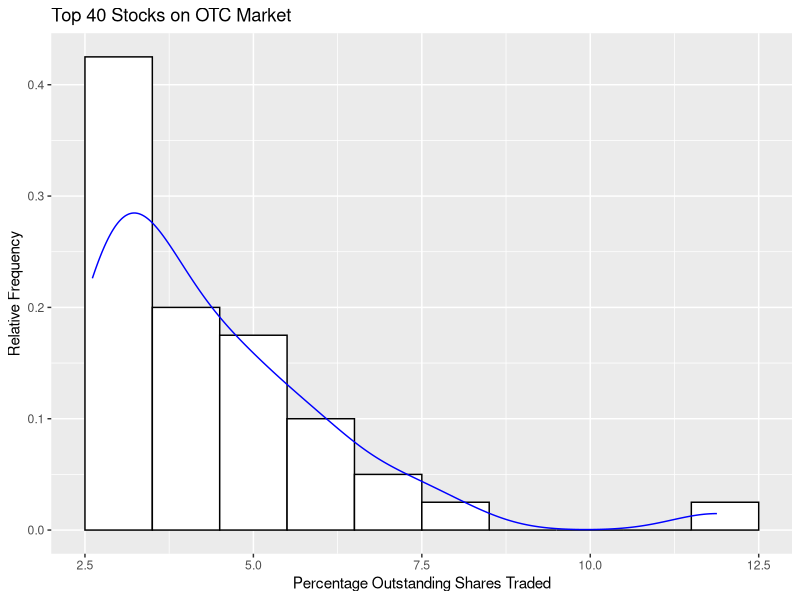
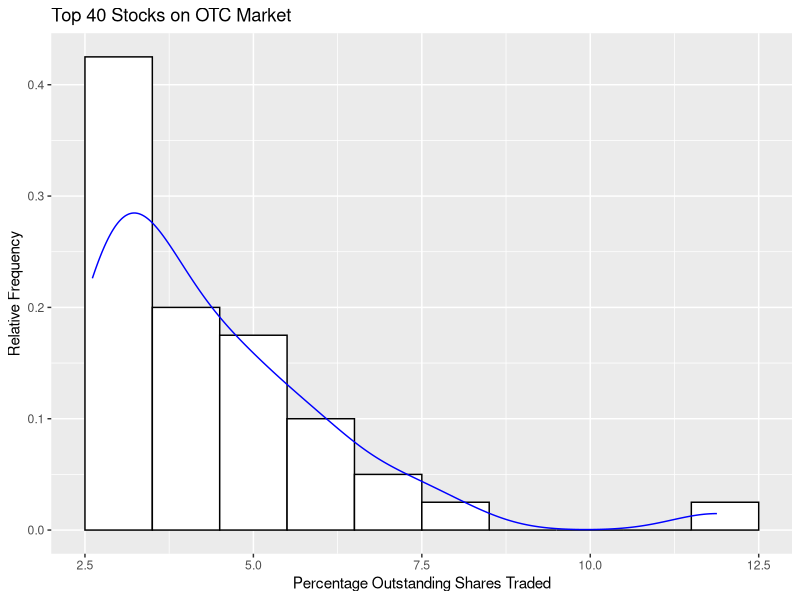

R code for these plots, in order:
# WMS Ex. 1.4 (a) - Relative frequency histogram representing
# the top 40 stocks on the over-the-counter (OTC) market
# traded on one day.

library(ggplot2)

# Input top 40 stocks.
top40 <- c(11.88, 6.27, 5.49, 4.81, 4.40, 3.78, 3.44, 3.11, 2.88, 2.68,
           7.99, 6.07, 5.26, 4.79, 4.05, 3.69, 3.36, 3.03, 2.74, 2.63,
           7.15, 5.98, 5.07, 4.55, 3.94, 3.62, 3.26, 2.99, 2.74, 2.62,
           7.13, 5.91, 4.94, 4.43, 3.93, 3.48, 3.20, 2.89, 2.69, 2.61)

# Create the histogram.
ggplot() + 
  geom_histogram(
    aes(x = top40, y = after_stat(density)),
        binwidth = 1,
        fill = "white",
        color = "black"
        ) +
  geom_density(aes(x = top40), color = "blue") +
  labs(title = "Top 40 Stocks on OTC Market",
       x = "Percentage Outstanding Shares Traded",
       y = "Relative Frequency")

# Save figure (in the working directory) and show.
ggsave("ex1_4_a.pdf", dpi=300, width = 7, height = 5, units = "in", device = "pdf")
